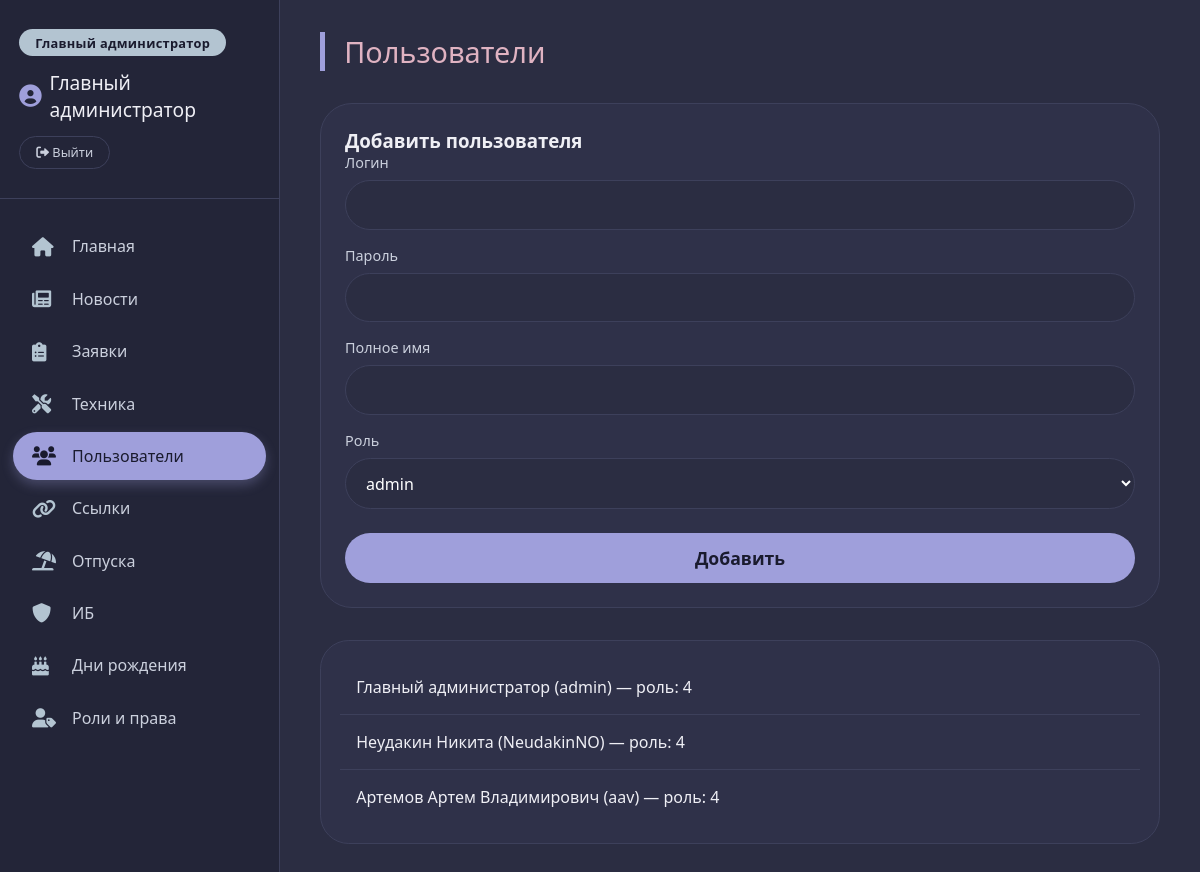
Screenshot of /main.php?page=users (signed in) with the database file from the repository.
### tables this page shows
CREATE TABLE users (
        id INTEGER PRIMARY KEY AUTOINCREMENT,
        username TEXT UNIQUE NOT NULL,
        password_hash TEXT NOT NULL,
        full_name TEXT NOT NULL,
        role TEXT NOT NULL DEFAULT 'user'
    , role_id INTEGER REFERENCES roles(id));

### config.php (called while the page is built, shortened)
<?php
function hasPermission($pdo, $permission_name) {
    $userId = $_SESSION['user_id'];
    $sql = "SELECT COUNT(*) FROM users u
            JOIN role_permissions rp ON u.role_id = rp.role_id
            JOIN permissions p ON rp.permission_id = p.id
            WHERE u.id = :user_id AND p.name = :perm";
    $stmt = $pdo->prepare($sql);
    $stmt->execute(['user_id' => $userId, 'perm' => $permission_name]);
    return $stmt->fetchColumn() > 0;
}

### pages/users.php (the view, shortened to what this page needs)
<?php
require_once __DIR__ . '/../config.php';
$users = $pdo->query("SELECT id, username, full_name, role_id FROM users")->fetchAll();
?>
<h2 class="section-title">Пользователи</h2>
<?php if (hasPermission($pdo, 'add_user')): ?>
<div class="form-container">
    <h3>Добавить пользователя</h3>
    <form action="handlers/add_user.php" method="post">
        <div class="form-group">
            <label>Логин</label>
            <input type="text" name="username" required>
        </div>
        <div class="form-group">
            <label>Пароль</label>
            <input type="password" name="password" required>
        </div>
        <div class="form-group">
            <label>Полное имя</label>
            <input type="text" name="full_name" required>
        </div>
        <div class="form-group">
            <label>Роль</label>
            <select name="role_id">
                <?php
                $roles = $pdo->query("SELECT id, name FROM roles")->fetchAll();
                foreach ($roles as $r) {
                    echo "<option value=\"{$r['id']}\">{$r['name']}</option>";
                }
                ?>
            </select>
        </div>
        <button type="submit" class="btn-primary">Добавить</button>
    </form>
</div>
<?php endif; ?>
<div class="item-list">
    <?php foreach ($users as $u): ?>
    <div class="item-row">
        <div><?= htmlspecialchars($u['full_name']) ?> (<?= htmlspecialchars($u['username']) ?>) — роль: <?= $u['role_id'] ?></div>
    </div>
    <?php endforeach; ?>
</div>

### style.css (style rules this page uses)
* { margin: 0; padding: 0; box-sizing: border-box; font-family: 'Segoe UI', Roboto, 'Helvetica Neue', sans-serif; }
:root { --bg-dark: #1a1b2e; --bg-sidebar: #232538; --bg-content: #2b2d42; --card-bg: #2f3149; --accent-pastel: #9f9fdb; --accent-soft: #b3c4d1; --accent-green: #99bbad; --accent-pink: #e0b3c2; --text-primary: #efeff5; --text-secondary: #cbd0dd; --border-subtle: #3d405b; --hover-light: #3d405b; --danger: #f28b82; --success: #9f9fdb; }
body { background-color: var(--bg-dark); color: var(--text-primary); height: 100vh; display: flex; align-items: center; justify-content: center; overflow: hidden; }
.btn-login, .btn-primary { width: 100%; padding: 0.9rem; background: var(--accent-pastel); color: #1a1b2e; font-weight: 600; border: none; border-radius: 3rem; font-size: 1.1rem; cursor: pointer; transition: 0.2s; margin-top: 1rem; }
.section-title { font-size: 1.8rem; font-weight: 300; margin-bottom: 2rem; color: var(--accent-pink); border-left: 5px solid var(--accent-pastel); padding-left: 1.2rem; }
.form-container { background: var(--card-bg); border-radius: 2rem; padding: 1.5rem; margin-bottom: 2rem; border: 1px solid var(--border-subtle); }
.form-group { margin-bottom: 1rem; }
.form-group label { display: block; margin-bottom: 0.5rem; color: var(--text-secondary); font-size: 0.9rem; }
.form-group input, .form-group select, .form-group textarea { width: 100%; padding: 0.8rem 1rem; background: var(--bg-content); border: 1px solid var(--border-subtle); border-radius: 3rem; color: white; font-size: 1rem; outline: none; }
.btn-primary { background: var(--accent-pastel); color: #1a1b2e; border: none; border-radius: 3rem; padding: 0.8rem 1.5rem; font-weight: 600; cursor: pointer; transition: 0.2s; margin-top: 0.5rem; }
.item-list { background: var(--card-bg); border-radius: 1.8rem; padding: 1.2rem; border: 1px solid var(--border-subtle); margin-bottom: 1.5rem; }
.item-row { display: flex; align-items: center; justify-content: space-between; padding: 1rem 1rem; border-bottom: 1px solid var(--border-subtle); flex-wrap: wrap; gap: 0.5rem; }
.item-row:last-child { border-bottom: none; }

### rows the page displays
users: full_name "Главный администратор", username "admin", role "4"
users: full_name "Неудакин Никита", username "NeudakinNO", role "4"
users: full_name "Артемов Артем Владимирович", username "aav", role "4"

### other values shown
$_SESSION['user_name'] "Главный администратор"
$name "Главная"
$name "Новости"
$name "Заявки"
$name "Техника"
$name "Пользователи"
$name "Ссылки"
$name "Отпуска"
$name "ИБ"
$name "Дни рождения"
$name "Роли и права"
form field role_id "admin"
